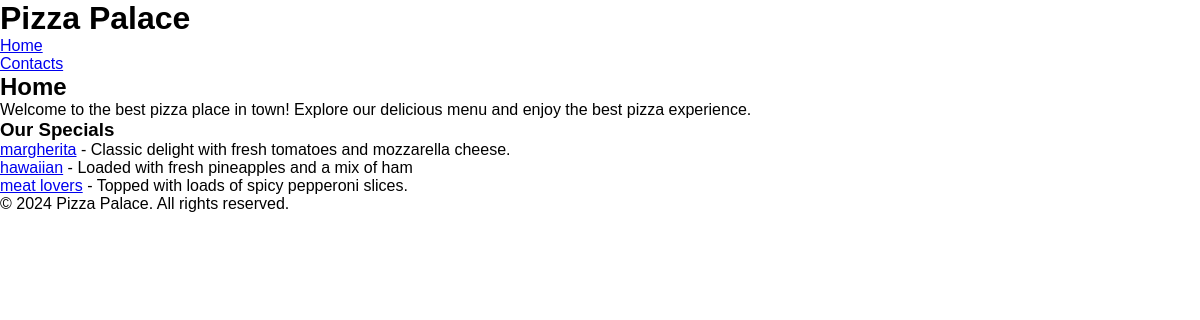
/pizzas/, run on an earlier commit of the app's database.
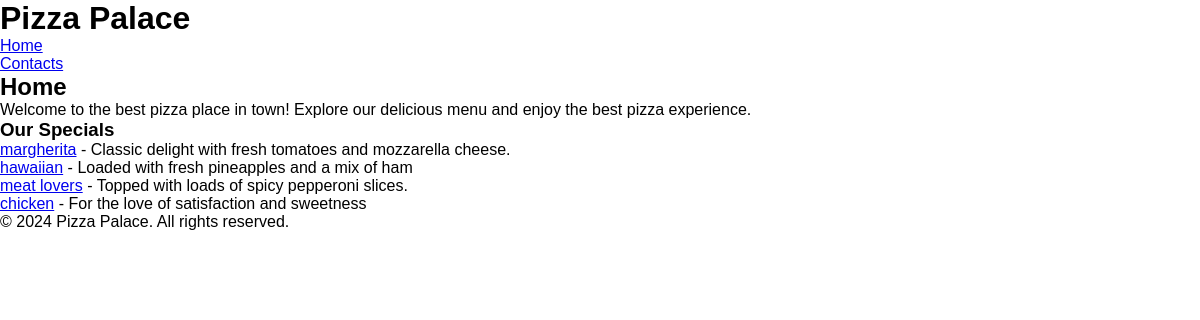
And on a later commit of the database.
### pizzas/models.py (models this page shows, shortened)
class Pizza(models.Model):
    name = models.CharField(max_length=50)
    description = models.TextField(default='For the love of satisfaction and sweetness')
    class Meta:
        verbose_name_plural = 'pizzas'

### pizzas/views.py (the view)
# urls.py: path('', views.home_view, name="home"),
def home_view(request):
    all_pizzas = Pizza.objects.all()
    context = {'all_pizzas': all_pizzas}
    return render(request, 'pizzas/home.html', context)

### pizzas/templates/pizzas/home.html (shortened to what this page needs)
{% extends 'pizzas/base.html' %}
{% block extra_css %}
    <link rel="stylesheet" href="{% static 'css/home.css' %}">
{% endblock %}
{% block content %}
    <h2>Home</h2>
    <p>Welcome to the best pizza place in town! Explore our delicious menu and enjoy the best pizza experience.</p>
    <section>
        <h3>Our Specials</h3>
        <ul>
            {% for pizza in all_pizzas %}
                <li><a href="{% url 'pizzas:topping' pizza_name=pizza.name %}">{{pizza.name}}</a> - {{pizza.description}}</li>
            {% endfor %}
        </ul>
    </section>
{% endblock %}

What changed in the data, as far as the page shows it:
added Pizza: name "chicken", description "For the love of satisfaction and sweetness"
